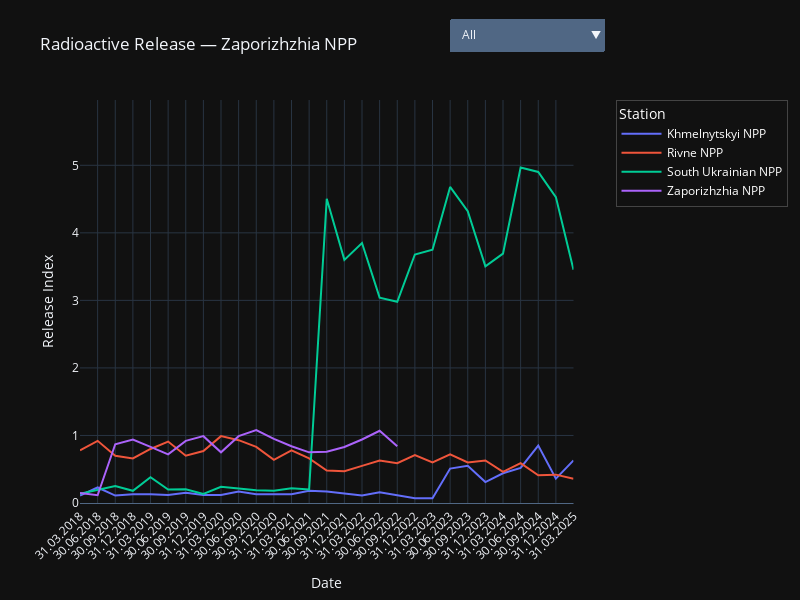

Notebook code for this chart:
### Markdown cell above
## Dataset visualization

### Code cell
import plotly.graph_objects as go

stations_en_list = sorted(set(station_map.values()))
index_radioactive_max = dataset_df["index_radioactive_releas"].max()

fig = go.Figure()

# Create a separate graph with data for each station.
traces = []
for i, station in enumerate(stations_en_list):
    df_station = dataset_df[dataset_df["station_en"] == station]

    trace = go.Scatter(
        x=df_station["date"],
        y=df_station["index_radioactive_releas"],
        name=station,
        visible=True,
    )
    traces.append(trace)
    fig.add_trace(trace)

# Customize buttons for selecting stations.
buttons = []

# Button for selecting all stations.
buttons.append(
    dict(
        label="All",
        method="update",
        args=[
            {"visible": [True] * len(traces)},
            {"title": "Radioactive Release — All Station"},
        ],
    )
)

# Buttons for selecting separately station.
for i, station in enumerate(stations_en_list):
    visibility = [False] * len(traces)
    visibility[i] = True
    buttons.append(
        dict(
            label=station,
            method="update",
            args=[
                {"visible": visibility},
                {"title": f"Radioactive Release — {station}"},
            ],
        )
    )

# Add a menu.
fig.update_layout(
    updatemenus=[
        dict(
            type="dropdown",
            active=0,
            buttons=buttons,
            xanchor="right",
            x=1,
            y=1.2,
        )
    ],
    title=f"Radioactive Release — {station}",
    xaxis_title="Date",
    xaxis=dict(tickangle=-45, showgrid=True, showline=True, domain=[0, 0.94]),
    yaxis_title="Release Index",
    yaxis=dict(range=[0, index_radioactive_max + 1]),
    template="plotly_dark",
    width=800,
    height=600,
    legend=dict(
        title="Station",
        orientation="v",
        x=1.02,
        y=1,
        xanchor="left",
        yanchor="top",
        bgcolor="rgba(0,0,0,0)",
        borderwidth=1,
        font=dict(
            size=12,
            color="white",
        ),
        itemwidth=40,
    ),
    margin=dict(r=150),
)

fig.show()

### Figure 1 — Plotly figure (JSON) as saved in the notebook; plotly's stock layout.template omitted (floating-point values rounded to 4 significant figures)
{"data": [{"name": "Khmelnytskyi NPP", "type": "scatter", "visible": true, "x": ["31.03.2018", "30.06.2018", "30.09.2018", "31.12.2018", "31.03.2019", "30.06.2019", "30.09.2019", "31.12.2019", "31.03.2020", "30.06.2020", "30.09.2020", "31.12.2020", "31.03.2021", "30.06.2021", "30.09.2021", "31.12.2021", "31.03.2022", "30.06.2022", "30.09.2022", "31.12.2022", "31.03.2023", "30.06.2023", "30.09.2023", "31.12.2023", "31.03.2024", "30.06.2024", "30.09.2024", "31.12.2024", "31.03.2025"], "y": [0.11, 0.23, 0.11, 0.13, 0.13, 0.12, 0.15, 0.12, 0.12, 0.17, 0.13, 0.13, 0.13, 0.18, 0.17, 0.14, 0.11, 0.16, 0.12, 0.07, 0.07, 0.51, 0.55, 0.31, 0.44, 0.52, 0.85, 0.36, 0.63]}, {"name": "Rivne NPP", "type": "scatter", "visible": true, "x": ["31.03.2018", "30.06.2018", "30.09.2018", "31.12.2018", "31.03.2019", "30.06.2019", "30.09.2019", "31.12.2019", "31.03.2020", "30.06.2020", "30.09.2020", "31.12.2020", "31.03.2021", "30.06.2021", "30.09.2021", "31.12.2021", "31.03.2022", "30.06.2022", "30.09.2022", "31.12.2022", "31.03.2023", "30.06.2023", "30.09.2023", "31.12.2023", "31.03.2024", "30.06.2024", "30.09.2024", "31.12.2024", "31.03.2025"], "y": [0.78, 0.92, 0.7, 0.66, 0.8, 0.91, 0.7, 0.77, 0.99, 0.93, 0.83, 0.64, 0.78, 0.66, 0.48, 0.47, 0.55, 0.63, 0.59, 0.71, 0.6, 0.72, 0.6, 0.63, 0.46, 0.59, 0.41, 0.42, 0.36]}, {"name": "South Ukrainian NPP", "type": "scatter", "visible": true, "x": ["31.03.2018", "30.06.2018", "30.09.2018", "31.12.2018", "31.03.2019", "30.06.2019", "30.09.2019", "31.12.2019", "31.03.2020", "30.06.2020", "30.09.2020", "31.12.2020", "31.03.2021", "30.06.2021", "30.09.2021", "31.12.2021", "31.03.2022", "30.06.2022", "30.09.2022", "31.12.2022", "31.03.2023", "30.06.2023", "30.09.2023", "31.12.2023", "31.03.2024", "30.06.2024", "30.09.2024", "31.12.2024", "31.03.2025"], "y": [0.136, 0.19, 0.25, 0.18, 0.381, 0.2, 0.203, 0.133, 0.24, 0.213, 0.189, 0.181, 0.219, 0.2, 4.505, 3.6, 3.85, 3.04, 2.98, 3.68, 3.75, 4.68, 4.32, 3.503, 3.693, 4.967, 4.901, 4.529, 3.455]}, {"name": "Zaporizhzhia NPP", "type": "scatter", "visible": true, "x": ["31.03.2018", "30.06.2018", "30.09.2018", "31.12.2018", "31.03.2019", "30.06.2019", "30.09.2019", "31.12.2019", "31.03.2020", "30.06.2020", "30.09.2020", "31.12.2020", "31.03.2021", "30.06.2021", "30.09.2021", "31.12.2021", "31.03.2022", "30.06.2022", "30.09.2022", "31.12.2022", "31.03.2023", "30.06.2023", "30.09.2023", "31.12.2023", "31.03.2024", "30.06.2024", "30.09.2024", "31.12.2024", "31.03.2025"], "y": [0.149, 0.115, 0.87, 0.94, 0.83, 0.72, 0.92, 0.99, 0.75, 0.99, 1.08, 0.95, 0.84, 0.75, 0.76, 0.83, 0.94, 1.07, 0.84, NaN, NaN, NaN, NaN, NaN, NaN, NaN, NaN, NaN, NaN]}], "layout": {"height": 600, "legend": {"bgcolor": "rgba(0,0,0,0)", "borderwidth": 1, "font": {"color": "white", "size": 12}, "itemwidth": 40, "orientation": "v", "title": {"text": "Station"}, "x": 1.02, "xanchor": "left", "y": 1, "yanchor": "top"}, "margin": {"r": 150}, "title": {"text": "Radioactive Release — Zaporizhzhia NPP"}, "updatemenus": [{"active": 0, "buttons": [{"args": [{"visible": [true, true, true, true]}, {"title": "Radioactive Release — All Station"}], "label": "All", "method": "update"}, {"args": [{"visible": [true, false, false, false]}, {"title": "Radioactive Release — Khmelnytskyi NPP"}], "label": "Khmelnytskyi NPP", "method": "update"}, {"args": [{"visible": [false, true, false, false]}, {"title": "Radioactive Release — Rivne NPP"}], "label": "Rivne NPP", "method": "update"}, {"args": [{"visible": [false, false, true, false]}, {"title": "Radioactive Release — South Ukrainian NPP"}], "label": "South Ukrainian NPP", "method": "update"}, {"args": [{"visible": [false, false, false, true]}, {"title": "Radioactive Release — Zaporizhzhia NPP"}], "label": "Zaporizhzhia NPP", "method": "update"}], "type": "dropdown", "x": 1, "xanchor": "right", "y": 1.2}], "width": 800, "xaxis": {"domain": [0, 0.94], "showgrid": true, "showline": true, "tickangle": -45, "title": {"text": "Date"}}, "yaxis": {"range": [0, 5.967], "title": {"text": "Release Index"}}}}
